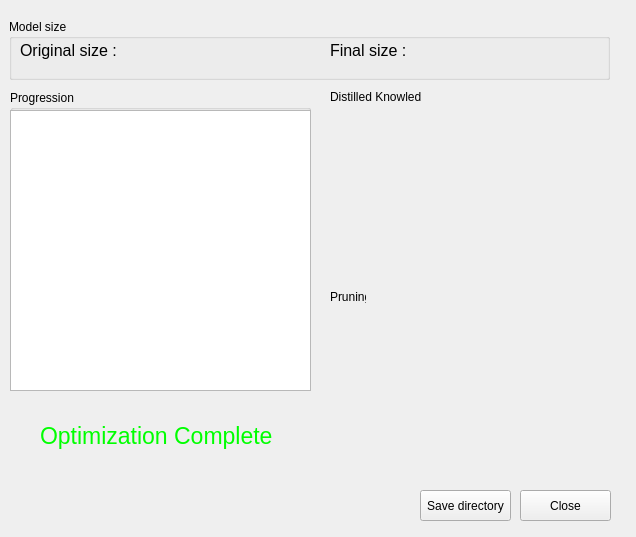
<?xml version="1.0" encoding="UTF-8"?>
<ui version="4.0">
 <class>ProgressWindow</class>
 <widget class="QMainWindow" name="ProgressWindow">
  <property name="geometry">
   <rect>
    <x>0</x>
    <y>0</y>
    <width>636</width>
    <height>537</height>
   </rect>
  </property>
  <property name="windowTitle">
   <string>Progress Window</string>
  </property>
  <property name="tabShape">
   <enum>QTabWidget::Triangular</enum>
  </property>
  <widget class="QWidget" name="centralwidget">
   <widget class="PlotWidget" name="DKGraph" native="true">
    <property name="geometry">
     <rect>
      <x>330</x>
      <y>110</y>
      <width>281</width>
      <height>161</height>
     </rect>
    </property>
   </widget>
   <widget class="QLabel" name="original_size">
    <property name="geometry">
     <rect>
      <x>20</x>
      <y>30</y>
      <width>271</width>
      <height>41</height>
     </rect>
    </property>
    <property name="font">
     <font>
      <pointsize>12</pointsize>
     </font>
    </property>
    <property name="text">
     <string>Original size :</string>
    </property>
   </widget>
   <widget class="QLabel" name="final_size">
    <property name="geometry">
     <rect>
      <x>330</x>
      <y>30</y>
      <width>281</width>
      <height>41</height>
     </rect>
    </property>
    <property name="font">
     <font>
      <pointsize>12</pointsize>
     </font>
    </property>
    <property name="text">
     <string>Final size : </string>
    </property>
   </widget>
   <widget class="PlotWidget" name="pruningGraph" native="true">
    <property name="geometry">
     <rect>
      <x>330</x>
      <y>310</y>
      <width>281</width>
      <height>171</height>
     </rect>
    </property>
   </widget>
   <widget class="QLabel" name="label">
    <property name="geometry">
     <rect>
      <x>330</x>
      <y>90</y>
      <width>91</width>
      <height>13</height>
     </rect>
    </property>
    <property name="text">
     <string>Distilled Knowledge</string>
    </property>
   </widget>
   <widget class="QLabel" name="label_2">
    <property name="geometry">
     <rect>
      <x>330</x>
      <y>290</y>
      <width>36</width>
      <height>13</height>
     </rect>
    </property>
    <property name="text">
     <string>Pruning</string>
    </property>
   </widget>
   <widget class="QGroupBox" name="progressBox">
    <property name="geometry">
     <rect>
      <x>10</x>
      <y>90</y>
      <width>301</width>
      <height>301</height>
     </rect>
    </property>
    <property name="title">
     <string>Progression</string>
    </property>
    <widget class="QPlainTextEdit" name="Progression_Console">
     <property name="geometry">
      <rect>
       <x>0</x>
       <y>20</y>
       <width>301</width>
       <height>281</height>
      </rect>
     </property>
     <property name="palette">
      <palette>
       <active>
        <colorrole role="Text">
         <brush brushstyle="SolidPattern">
          <color alpha="255">
           <red>255</red>
           <green>0</green>
           <blue>0</blue>
          </color>
         </brush>
        </colorrole>
       </active>
       <inactive>
        <colorrole role="Text">
         <brush brushstyle="SolidPattern">
          <color alpha="255">
           <red>255</red>
           <green>0</green>
           <blue>0</blue>
          </color>
         </brush>
        </colorrole>
       </inactive>
       <disabled>
        <colorrole role="Text">
         <brush brushstyle="SolidPattern">
          <color alpha="255">
           <red>120</red>
           <green>120</green>
           <blue>120</blue>
          </color>
         </brush>
        </colorrole>
       </disabled>
      </palette>
     </property>
     <property name="font">
      <font>
       <pointsize>12</pointsize>
       <weight>50</weight>
       <italic>false</italic>
       <bold>false</bold>
       <kerning>true</kerning>
      </font>
     </property>
     <property name="horizontalScrollBarPolicy">
      <enum>Qt::ScrollBarAsNeeded</enum>
     </property>
     <property name="sizeAdjustPolicy">
      <enum>QAbstractScrollArea::AdjustToContents</enum>
     </property>
     <property name="lineWrapMode">
      <enum>QPlainTextEdit::NoWrap</enum>
     </property>
     <property name="readOnly">
      <bool>true</bool>
     </property>
    </widget>
   </widget>
   <widget class="QLabel" name="CompleteLabel">
    <property name="enabled">
     <bool>true</bool>
    </property>
    <property name="geometry">
     <rect>
      <x>40</x>
      <y>420</y>
      <width>241</width>
      <height>31</height>
     </rect>
    </property>
    <property name="palette">
     <palette>
      <active>
       <colorrole role="WindowText">
        <brush brushstyle="SolidPattern">
         <color alpha="255">
          <red>0</red>
          <green>255</green>
          <blue>0</blue>
         </color>
        </brush>
       </colorrole>
       <colorrole role="Text">
        <brush brushstyle="SolidPattern">
         <color alpha="255">
          <red>0</red>
          <green>255</green>
          <blue>0</blue>
         </color>
        </brush>
       </colorrole>
       <colorrole role="ButtonText">
        <brush brushstyle="SolidPattern">
         <color alpha="255">
          <red>0</red>
          <green>255</green>
          <blue>0</blue>
         </color>
        </brush>
       </colorrole>
       <colorrole role="ToolTipText">
        <brush brushstyle="SolidPattern">
         <color alpha="255">
          <red>0</red>
          <green>255</green>
          <blue>0</blue>
         </color>
        </brush>
       </colorrole>
      </active>
      <inactive>
       <colorrole role="WindowText">
        <brush brushstyle="SolidPattern">
         <color alpha="255">
          <red>0</red>
          <green>255</green>
          <blue>0</blue>
         </color>
        </brush>
       </colorrole>
       <colorrole role="Text">
        <brush brushstyle="SolidPattern">
         <color alpha="255">
          <red>0</red>
          <green>255</green>
          <blue>0</blue>
         </color>
        </brush>
       </colorrole>
       <colorrole role="ButtonText">
        <brush brushstyle="SolidPattern">
         <color alpha="255">
          <red>0</red>
          <green>255</green>
          <blue>0</blue>
         </color>
        </brush>
       </colorrole>
       <colorrole role="ToolTipText">
        <brush brushstyle="SolidPattern">
         <color alpha="255">
          <red>0</red>
          <green>255</green>
          <blue>0</blue>
         </color>
        </brush>
       </colorrole>
      </inactive>
      <disabled>
       <colorrole role="WindowText">
        <brush brushstyle="SolidPattern">
         <color alpha="255">
          <red>120</red>
          <green>120</green>
          <blue>120</blue>
         </color>
        </brush>
       </colorrole>
       <colorrole role="Text">
        <brush brushstyle="SolidPattern">
         <color alpha="255">
          <red>120</red>
          <green>120</green>
          <blue>120</blue>
         </color>
        </brush>
       </colorrole>
       <colorrole role="ButtonText">
        <brush brushstyle="SolidPattern">
         <color alpha="255">
          <red>120</red>
          <green>120</green>
          <blue>120</blue>
         </color>
        </brush>
       </colorrole>
       <colorrole role="ToolTipText">
        <brush brushstyle="SolidPattern">
         <color alpha="255">
          <red>0</red>
          <green>255</green>
          <blue>0</blue>
         </color>
        </brush>
       </colorrole>
      </disabled>
     </palette>
    </property>
    <property name="font">
     <font>
      <pointsize>17</pointsize>
      <weight>50</weight>
      <italic>false</italic>
      <bold>false</bold>
      <underline>false</underline>
      <strikeout>false</strikeout>
      <kerning>false</kerning>
     </font>
    </property>
    <property name="frameShape">
     <enum>QFrame::NoFrame</enum>
    </property>
    <property name="frameShadow">
     <enum>QFrame::Raised</enum>
    </property>
    <property name="lineWidth">
     <number>0</number>
    </property>
    <property name="text">
     <string>Optimization Complete</string>
    </property>
   </widget>
   <widget class="QPushButton" name="displayDirectoryPB">
    <property name="geometry">
     <rect>
      <x>420</x>
      <y>490</y>
      <width>91</width>
      <height>31</height>
     </rect>
    </property>
    <property name="text">
     <string>Save directory</string>
    </property>
   </widget>
   <widget class="QPushButton" name="closePB">
    <property name="geometry">
     <rect>
      <x>520</x>
      <y>490</y>
      <width>91</width>
      <height>31</height>
     </rect>
    </property>
    <property name="text">
     <string>Close</string>
    </property>
   </widget>
   <widget class="QGroupBox" name="groupBox">
    <property name="geometry">
     <rect>
      <x>9</x>
      <y>19</y>
      <width>601</width>
      <height>61</height>
     </rect>
    </property>
    <property name="title">
     <string>Model size</string>
    </property>
   </widget>
  </widget>
 </widget>
 <customwidgets>
  <customwidget>
   <class>PlotWidget</class>
   <extends>QWidget</extends>
   <header>pyqtgraph</header>
   <container>1</container>
  </customwidget>
 </customwidgets>
 <resources/>
 <connections/>
</ui>
